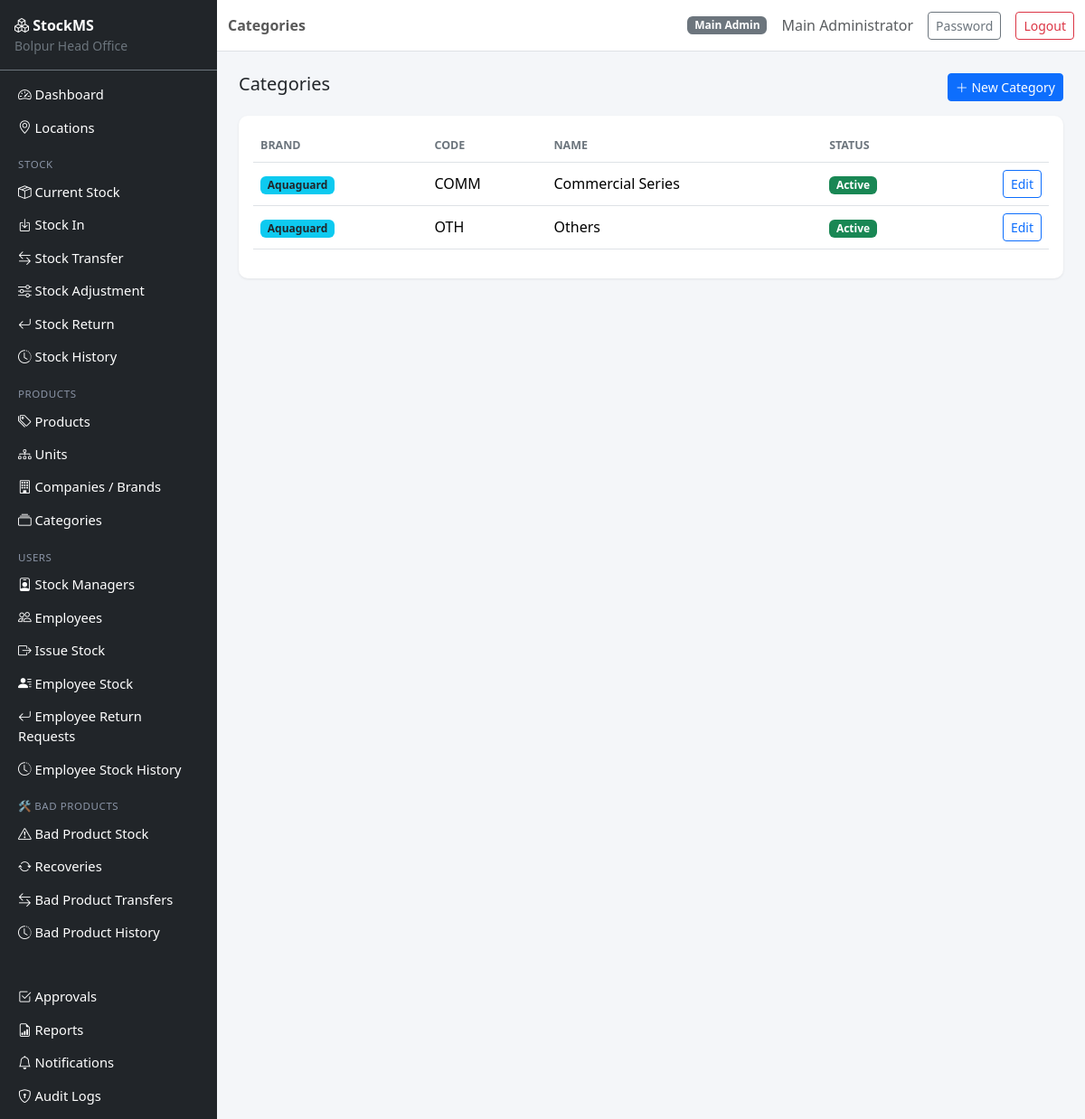
The page /catalog/categories (signed in) on the database its author committed.
### app/models.py (models this page shows, shortened)
class User(UserMixin, db.Model):
    __tablename__ = "users"
    id = db.Column(db.Integer, primary_key=True)
    username = db.Column(db.String(64), unique=True, nullable=False, index=True)
    email = db.Column(db.String(120), unique=True, nullable=False, index=True)
    password_hash = db.Column(db.String(255), nullable=False)
    full_name = db.Column(db.String(120), nullable=False)
    role = db.Column(db.String(20), nullable=False, default=ROLE_EMPLOYEE)
    is_active = db.Column(db.Boolean, default=True, nullable=False)
    created_at = db.Column(db.DateTime, default=datetime.utcnow)
    updated_at = db.Column(db.DateTime, default=datetime.utcnow, onupdate=datetime.utcnow)
    last_login_at = db.Column(db.DateTime)
    manager_assignments = db.relationship(
        "StockManagerAssignment", back_populates="user", foreign_keys="StockManagerAssignment.user_id"
    )
    employee_profile = db.relationship(
        "Employee", back_populates="user", uselist=False, foreign_keys="Employee.user_id"
    )
    def is_main_admin(self):
        return self.role == ROLE_MAIN_ADMIN
    def is_employee(self):
        return self.role == ROLE_EMPLOYEE

class Category(db.Model):
    __tablename__ = "categories"
    id = db.Column(db.Integer, primary_key=True)
    brand_id = db.Column(db.Integer, db.ForeignKey("brands.id"), nullable=False)
    code = db.Column(db.String(20), nullable=False)
    name = db.Column(db.String(120), nullable=False)
    description = db.Column(db.String(255))
    is_active = db.Column(db.Boolean, default=True, nullable=False)
    created_at = db.Column(db.DateTime, default=datetime.utcnow)
    brand = db.relationship("Brand", back_populates="categories")
    products = db.relationship("Product", back_populates="category")
    __table_args__ = (db.UniqueConstraint("brand_id", "code", name="uq_category_code_per_brand"),)

class Brand(db.Model):
    __tablename__ = "brands"
    id = db.Column(db.Integer, primary_key=True)
    unit_id = db.Column(db.Integer, db.ForeignKey("units.id"), nullable=False)
    code = db.Column(db.String(20), nullable=False)
    name = db.Column(db.String(120), nullable=False)
    description = db.Column(db.String(255))
    is_active = db.Column(db.Boolean, default=True, nullable=False)
    created_at = db.Column(db.DateTime, default=datetime.utcnow)
    unit = db.relationship("Unit", back_populates="brands")
    categories = db.relationship("Category", back_populates="brand")
    __table_args__ = (db.UniqueConstraint("unit_id", "code", name="uq_brand_code_per_unit"),)

### app/blueprints/catalog/routes.py (the view)
@bp.route("/categories")
@login_required
@admin_required
def list_categories():
    categories = Category.query.join(Brand).order_by(Brand.name, Category.name).all()
    return render_template("catalog/categories_list.html", categories=categories)

### app/services/permission_service.py (called while the page is built)
def roles_required(*roles):
    def decorator(fn):
        @wraps(fn)
        def wrapper(*args, **kwargs):
            if not current_user.is_authenticated:
                abort(401)
            if current_user.role not in roles:
                abort(403)
            return fn(*args, **kwargs)
        return wrapper
    return decorator

### app/templates/catalog/categories_list.html
{% extends "base.html" %}
{% block page_title %}Categories{% endblock %}
{% block content %}
<div class="d-flex justify-content-between mb-3">
    <h5 class="mb-0">Categories</h5>
    <a href="{{ url_for('catalog.new_category') }}" class="btn btn-primary btn-sm"><i class="bi bi-plus-lg"></i> New Category</a>
</div>
<div class="card">
    <div class="card-body">
        <table class="table table-hover align-middle">
            <thead><tr><th>Brand</th><th>Code</th><th>Name</th><th>Status</th><th></th></tr></thead>
            <tbody>
            {% for c in categories %}
                <tr>
                    <td><span class="badge bg-info text-dark">{{ c.brand.name }}</span></td>
                    <td>{{ c.code }}</td>
                    <td>{{ c.name }}</td>
                    <td>{% if c.is_active %}<span class="badge bg-success">Active</span>{% else %}<span class="badge bg-secondary">Inactive</span>{% endif %}</td>
                    <td class="text-end"><a href="{{ url_for('catalog.edit_category', category_id=c.id) }}" class="btn btn-sm btn-outline-primary">Edit</a></td>
                </tr>
            {% else %}
                <tr><td colspan="5" class="text-muted text-center py-4">No categories found.</td></tr>
            {% endfor %}
            </tbody>
        </table>
    </div>
</div>
{% endblock %}

### app/templates/base.html (shortened to what this page needs)
<!DOCTYPE html>
<html lang="en">
<head>
    <link href="https://cdn.jsdelivr.net/npm/bootstrap@5.3.3/dist/css/bootstrap.min.css" rel="stylesheet">
    <link href="https://cdn.jsdelivr.net/npm/bootstrap-icons@1.11.3/font/bootstrap-icons.css" rel="stylesheet">
    <link href="{{ url_for('static', filename='css/app.css') }}" rel="stylesheet">
</head>
<body>
{% if current_user.is_authenticated %}
<div class="d-flex" id="wrapper">
    <nav class="sidebar bg-dark text-white" id="sidebar">
        <div class="sidebar-brand p-3 border-bottom border-secondary">
            <i class="bi bi-boxes"></i> <strong>StockMS</strong>
            <div class="small text-secondary">Bolpur Head Office</div>
        </div>
        <ul class="nav flex-column p-2">
            <li class="nav-item"><a class="nav-link text-white" href="{{ url_for('main.dashboard') }}"><i class="bi bi-speedometer2"></i> Dashboard</a></li>
            {% if current_user.is_main_admin() %}
            <li class="nav-item"><a class="nav-link text-white" href="{{ url_for('locations.list_locations') }}"><i class="bi bi-geo-alt"></i> Locations</a></li>
            {% endif %}
            <li class="nav-item sidebar-heading">Stock</li>
            <li class="nav-item"><a class="nav-link text-white" href="{{ url_for('stock.current_stock') }}"><i class="bi bi-box-seam"></i> Current Stock</a></li>
            {% if current_user.is_main_admin() or current_user.is_stock_manager() %}
            <li class="nav-item"><a class="nav-link text-white" href="{{ url_for('stock.stock_in') }}"><i class="bi bi-box-arrow-in-down"></i> Stock In</a></li>
            {% endif %}
            <li class="nav-item"><a class="nav-link text-white" href="{{ url_for('transfers.list_transfers') }}"><i class="bi bi-arrow-left-right"></i> Stock Transfer</a></li>
            <li class="nav-item"><a class="nav-link text-white" href="{{ url_for('adjustments.list_adjustments') }}"><i class="bi bi-sliders"></i> Stock Adjustment</a></li>
            <li class="nav-item"><a class="nav-link text-white" href="{{ url_for('returns.list_returns') }}"><i class="bi bi-arrow-return-left"></i> Stock Return</a></li>
            <li class="nav-item"><a class="nav-link text-white" href="{{ url_for('stock.stock_history') }}"><i class="bi bi-clock-history"></i> Stock History</a></li>
            <li class="nav-item sidebar-heading">Products</li>
            <li class="nav-item"><a class="nav-link text-white" href="{{ url_for('catalog.list_products') }}"><i class="bi bi-tags"></i> Products</a></li>
            {% if current_user.is_main_admin() %}
            <li class="nav-item"><a class="nav-link text-white" href="{{ url_for('catalog.list_units') }}"><i class="bi bi-diagram-3"></i> Units</a></li>
            <li class="nav-item"><a class="nav-link text-white" href="{{ url_for('catalog.list_brands') }}"><i class="bi bi-building"></i> Companies / Brands</a></li>
            <li class="nav-item"><a class="nav-link text-white" href="{{ url_for('catalog.list_categories') }}"><i class="bi bi-collection"></i> Categories</a></li>
            {% endif %}
            {% if current_user.is_main_admin() or current_user.is_stock_manager() %}
            <li class="nav-item sidebar-heading">Users</li>
            {% if current_user.is_main_admin() %}
            <li class="nav-item"><a class="nav-link text-white" href="{{ url_for('users.list_stock_managers') }}"><i class="bi bi-person-badge"></i> Stock Managers</a></li>
            {% endif %}
            <li class="nav-item"><a class="nav-link text-white" href="{{ url_for('users.list_employees') }}"><i class="bi bi-people"></i> Employees</a></li>
            <li class="nav-item"><a class="nav-link text-white" href="{{ url_for('employee_stock.issue_stock') }}"><i class="bi bi-box-arrow-right"></i> Issue Stock</a></li>
            <li class="nav-item"><a class="nav-link text-white" href="{{ url_for('employee_stock.employee_stock_overview') }}"><i class="bi bi-person-lines-fill"></i> Employee Stock</a></li>
            <li class="nav-item"><a class="nav-link text-white" href="{{ url_for('employee_stock.list_returns') }}"><i class="bi bi-arrow-return-left"></i> Employee Return Requests</a></li>
            <li class="nav-item"><a class="nav-link text-white" href="{{ url_for('employee_stock.history') }}"><i class="bi bi-clock-history"></i> Employee Stock History</a></li>
            {% endif %}
            <li class="nav-item sidebar-heading">🛠 Bad Products</li>
            <li class="nav-item"><a class="nav-link text-white" href="{{ url_for('bad_products.stock') }}"><i class="bi bi-exclamation-triangle"></i> Bad Product Stock</a></li>
            <li class="nav-item"><a class="nav-link text-white" href="{{ url_for('bad_products.list_recoveries') }}"><i class="bi bi-arrow-repeat"></i> Recoveries</a></li>
            <li class="nav-item"><a class="nav-link text-white" href="{{ url_for('bad_products.list_transfers') }}"><i class="bi bi-arrow-left-right"></i> Bad Product Transfers</a></li>
            <li class="nav-item"><a class="nav-link text-white" href="{{ url_for('bad_products.history') }}"><i class="bi bi-clock-history"></i> Bad Product History</a></li>
            <li class="nav-item sidebar-heading">&nbsp;</li>
            <li class="nav-item"><a class="nav-link text-white" href="{{ url_for('approvals.pending') }}"><i class="bi bi-check2-square"></i> Approvals</a></li>
            <li class="nav-item"><a class="nav-link text-white" href="{{ url_for('reports.index') }}"><i class="bi bi-file-earmark-bar-graph"></i> Reports</a></li>
            <li class="nav-item"><a class="nav-link text-white" href="{{ url_for('notifications.list_notifications') }}"><i class="bi bi-bell"></i> Notifications
            </a></li>
            {% if current_user.is_main_admin() %}
            <li class="nav-item"><a class="nav-link text-white" href="{{ url_for('audit.list_audit_logs') }}"><i class="bi bi-shield-lock"></i> Audit Logs</a></li>
            {% endif %}
        </ul>
    </nav>
    <div class="flex-grow-1">
        <nav class="navbar navbar-expand-lg navbar-light bg-white border-bottom sticky-top">
            <div class="container-fluid">
                <span class="navbar-text fw-semibold">{% block page_title %}{% endblock %}</span>
                <div class="ms-auto d-flex align-items-center gap-3">
                    <span class="badge bg-secondary">{{ current_user.role.replace('_',' ')|title }}</span>
                    <span class="text-muted">{{ current_user.full_name }}</span>
                    <a href="{{ url_for('auth.change_password') }}" class="btn btn-sm btn-outline-secondary">Password</a>
                    <a href="{{ url_for('auth.logout') }}" class="btn btn-sm btn-outline-danger">Logout</a>
                </div>
            </div>
        </nav>
        <main class="container-fluid p-4">
            {% block content %}{% endblock %}
        </main>
    </div>
</div>
{% endif %}
</body>
</html>

### app/static/css/app.css (style rules this page uses)
body { background-color: #f4f6f9; }
.sidebar { width: 240px; min-height: 100vh; }
.sidebar .nav-link { padding: 0.45rem 0.75rem; border-radius: 6px; font-size: 0.92rem; }
.sidebar-heading { color: #8a94a6; text-transform: uppercase; font-size: 0.72rem; letter-spacing: .05em; padding: 0.9rem 0.75rem 0.2rem; }
.card { border: none; box-shadow: 0 1px 3px rgba(0,0,0,0.08); border-radius: 10px; }
.table thead th { font-size: 0.78rem; text-transform: uppercase; color: #6c757d; border-top: none; }

### rows shown on the page
User: role.replace "Main Admin", full_name "Main Administrator"
Category: brand.name "Aquaguard", code "COMM", name "Commercial Series", is_active "Active"
Category: brand.name "Aquaguard", code "OTH", name "Others", is_active "Active"
